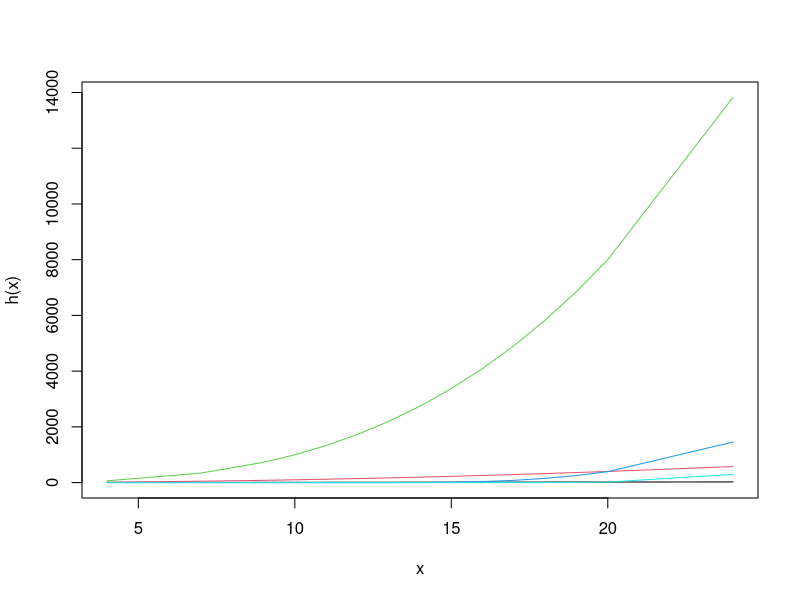
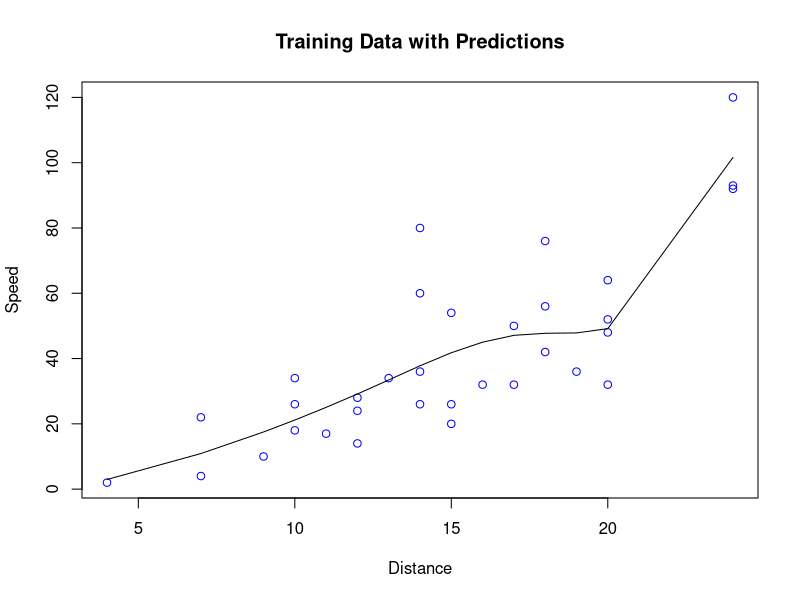
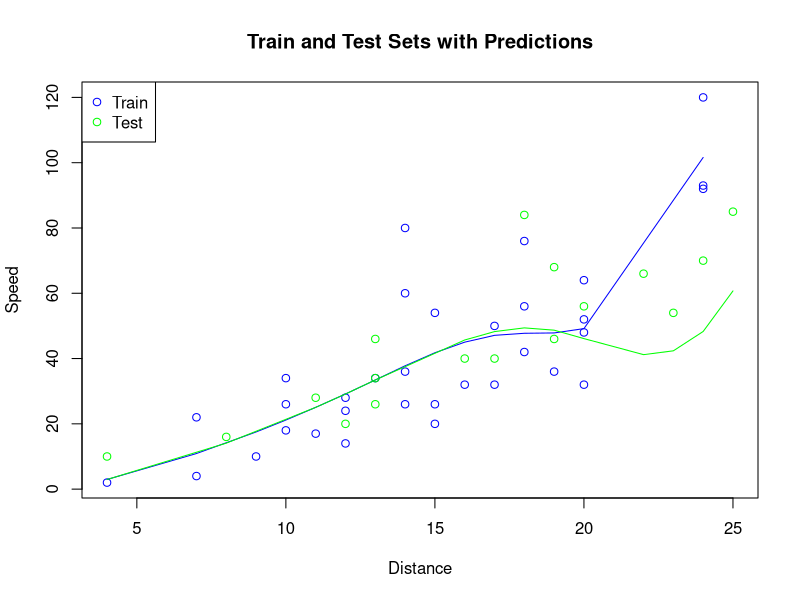
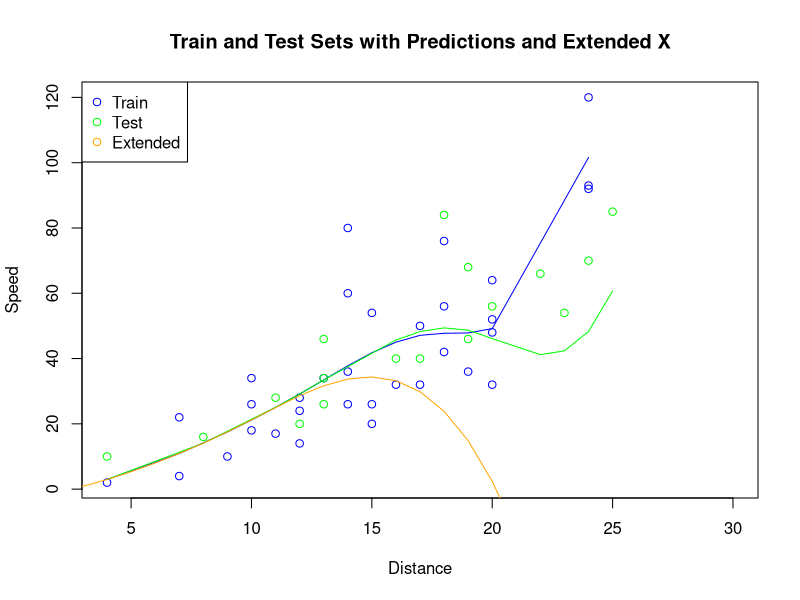
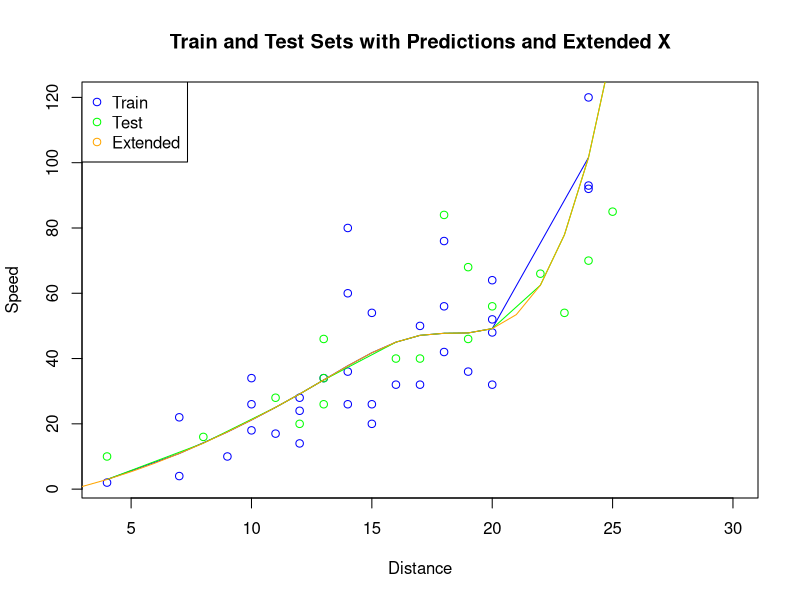
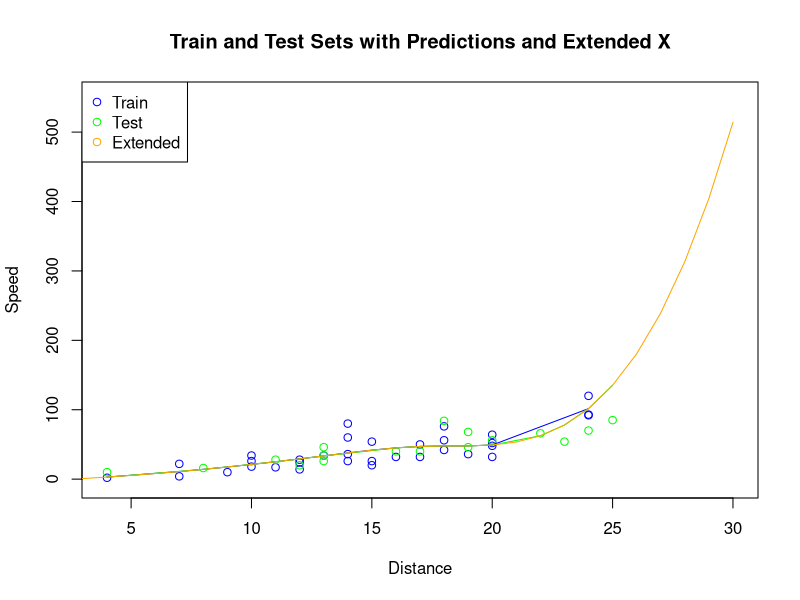
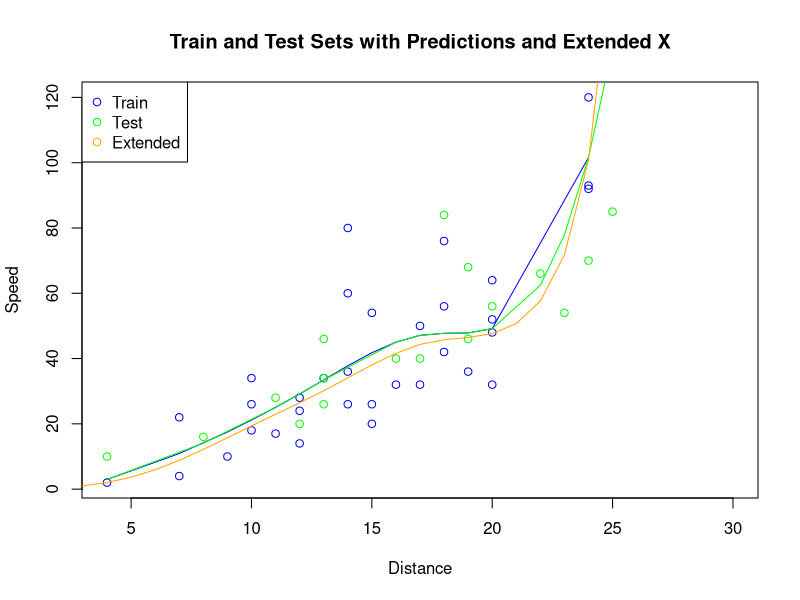
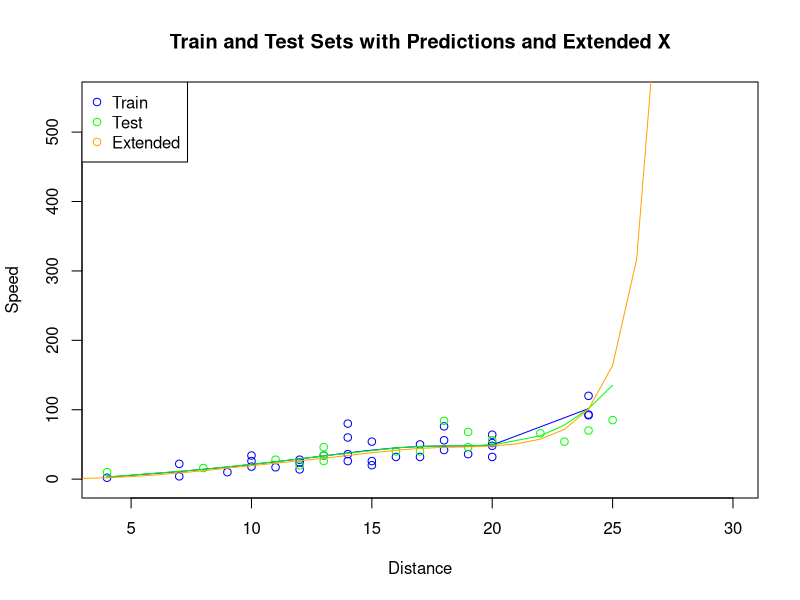

R code for these plots, in order:
## ---- chunk 1
library(datasets)
data("cars")

# split into 2/3 train, 1/3 test
smp_size <- floor(2/3 * nrow(cars))

# set the seed to make partition reproducible
set.seed(1)
train_ind <- sample(seq_len(nrow(cars)), size = smp_size)

train <- cars[train_ind, ]
test <- cars[-train_ind, ]

# sort train and test sets by speed
train <- train[order(train$speed),]
test <- test[order(test$speed),]
## ---- chunk 2
    lecturespl <- function(x, nknots=2, M=4) {
      # nknots ... number of knots -> placed at regular quantiles
      # M ... M-1 is the degree of the polynomial
      n <- length(x)
      # X will not get an intercept column
      X <- matrix(NA,nrow=n,ncol=(M-1)+nknots)
      for (i in 1:(M-1)){ 
        X[,i] <- x^i 
        }
      # now the basis functions for the constraints:
      quant <- seq(0,1,1/(nknots+1))[c(2:(nknots+1))]
      qu <- quantile(x,quant)
      for (i in M:(M+nknots-1)) {
        X[,i] <- ifelse(x-qu[i-M+1]<0,0,(x-qu[i-M+1])^(M-1))
      }
      list(X=X,quantiles=quant,xquantiles=qu)
      }
    
    # added so that basis functions can be evaluated on new x
    make_basis <- function(x, nknots=2, M=4) {
      out <- lecturespl(x, nknots, M)
      X <- out$X
      colnames(X) <- paste0("b", seq_len(ncol(X)))
      list(X = X, info = out)
      }
    
    plotspl <- function(splobj,...) {
      matplot(splobj$x,splobj$X,type="l",lty=1,
              xlab="x",ylab="h(x)",...)
      abline(v=splobj$xquantiles,lty=3,col=gray(0.5))
      }
    
    # create basis functions
    spl <- make_basis(train$speed)
    
    #spl <- lecturespl(train$speed)
    spl$x <- train$speed
    
    # visualize basis functions
    plotspl(spl)
## ---- chunk 3
    df_train <- data.frame(y = train$dist, spl$X)
    lm1 <- lm(y ~ ., data = df_train)
    
    train_pred <- predict(lm1, newdata=df_train)
    plot(train$speed, train$dist, col="blue", type="p",
         main="Training Data with Predictions",
         xlab="Distance",
         ylab="Speed")
    lines(train$speed, train_pred)
## ---- chunk 4
    test_spl <- make_basis(test$speed)
    df_test <- as.data.frame(test_spl$X)
    test_pred <- predict(lm1, newdata = df_test)
    
    plot(train$speed, train$dist, col="blue", type="p",
         main="Train and Test Sets with Predictions",
         xlab="Distance",
         ylab="Speed",
         xlim=c(min(cars$speed), max(cars$speed))
         )
    points(test$speed, test$dist, col="green")
    lines(train$speed, train_pred, col="blue")
    lines(test$speed, test_pred, col="green")
    legend("topleft", legend=c("Train", "Test"), col=c("blue", "green"), pch=1)
## ---- chunk 5
    new_X <- seq(0,30)
    new_spl <- make_basis(new_X)
    df_new <- as.data.frame(new_spl$X)
    new_pred <- predict(lm1, newdata = df_new)
    
    plot(train$speed, train$dist, col="blue", type="p",
         main="Train and Test Sets with Predictions and Extended X",
         xlab="Distance",
         ylab="Speed",
         xlim=c(min(cars$speed), 30)
         )
    points(test$speed, test$dist, col="green")
    lines(train$speed, train_pred, col="blue")
    lines(test$speed, test_pred, col="green")
    lines(new_X, new_pred, col="orange")
    legend("topleft", legend=c("Train", "Test", "Extended"), 
           col=c("blue", "green", "orange"), 
           pch=1)
## ---- chunk 6
    lecturespl_mod1 <- function(x, nknots=2, M=4, splobj=NULL) {
      # nknots ... number of knots -> placed at regular quantiles
      # M ... M-1 is the degree of the polynomial
      n <- length(x)
      # X will not get an intercept column
      X <- matrix(NA,nrow=n,ncol=(M-1)+nknots)
      for (i in 1:(M-1)){ 
        X[,i] <- x^i 
      }
      
      # now the basis functions for the constraints:
      if (is.null(splobj)) {
        quant <- seq(0,1,1/(nknots+1))[c(2:(nknots+1))]
        qu <- quantile(x,quant)
      } else { # new addition
        quant <- splobj$quantiles
        qu <- splobj$xquantiles
      }

      for (i in M:(M+nknots-1)) {
        X[,i] <- ifelse(x-qu[i-M+1]<0,0,(x-qu[i-M+1])^(M-1))
      }
      list(X=X,quantiles=quant,xquantiles=qu)
    }
  
    make_basis_mod <- function(x, nknots=2, M=4, splobj=NULL) {
      out <- lecturespl_mod1(x, nknots, M, splobj) # adjusted arguments
      X <- out$X
      colnames(X) <- paste0("b", seq_len(ncol(X)))
      list(X = X, info = out)
      }
    
    # test
    test_spl <- make_basis_mod(x=test$speed, nknots=2, M=4, splobj=spl$info)
    df_test <- as.data.frame(test_spl$X)
    test_pred <- predict(lm1, newdata = df_test)
    
    # extended
    new_spl <- make_basis_mod(x=new_X, nknots=2, M=4, splobj=spl$info)
    df_new <- as.data.frame(new_spl$X)
    new_pred <- predict(lm1, newdata = df_new)
    
    # plotting
    plot(train$speed, train$dist, col="blue", type="p",
         main="Train and Test Sets with Predictions and Extended X",
         xlab="Distance",
         ylab="Speed",
         xlim=c(min(cars$speed), 30),
         )
    points(test$speed, test$dist, col="green")
    lines(train$speed, train_pred, col="blue")
    lines(test$speed, test_pred, col="green")
    lines(new_X, new_pred, col="orange")
    legend("topleft", legend=c("Train", "Test", "Extended"),
           col=c("blue", "green", "orange"),
           pch=1)
    
    # zoomed out
    plot(train$speed, train$dist, col="blue", type="p",
         main="Train and Test Sets with Predictions and Extended X",
         xlab="Distance",
         ylab="Speed",
         xlim=c(min(cars$speed), 30),
         ylim=c(-5, 550)
         )
    points(test$speed, test$dist, col="green")
    lines(train$speed, train_pred, col="blue")
    lines(test$speed, test_pred, col="green")
    lines(new_X, new_pred, col="orange")
    legend("topleft", legend=c("Train", "Test", "Extended"),
           col=c("blue", "green", "orange"),
           pch=1)
## ---- chunk 7
    # prevent negative response by using log transform
    lm1 <- lm(log(y) ~ ., data = df_train)
    
    # add column for intercept since missing in df_test
    X_test <- cbind("(Intercept)" = 1, df_new)
    
    # transpose multiplication of X_test with coef()
    log_pred <- as.numeric(as.matrix(X_test) %*% coef(lm1))
    new_pred <- exp(log_pred)
    
    # output new_pred
    new_pred # all values > 0
    
    # plotting
    plot(train$speed, train$dist, col="blue", type="p",
         main="Train and Test Sets with Predictions and Extended X",
         xlab="Distance",
         ylab="Speed",
         xlim=c(min(cars$speed), 30),
         )
    points(test$speed, test$dist, col="green")
    lines(train$speed, train_pred, col="blue")
    lines(test$speed, test_pred, col="green")
    lines(new_X, new_pred, col="orange")
    legend("topleft", legend=c("Train", "Test", "Extended"),
           col=c("blue", "green", "orange"),
           pch=1)
    
    # zoomed out
    plot(train$speed, train$dist, col="blue", type="p",
         main="Train and Test Sets with Predictions and Extended X",
         xlab="Distance",
         ylab="Speed",
         xlim=c(min(cars$speed), 30),
         ylim=c(-5, 550)
         )
    points(test$speed, test$dist, col="green")
    lines(train$speed, train_pred, col="blue")
    lines(test$speed, test_pred, col="green")
    lines(new_X, new_pred, col="orange")
    legend("topleft", legend=c("Train", "Test", "Extended"),
           col=c("blue", "green", "orange"),
           pch=1)
